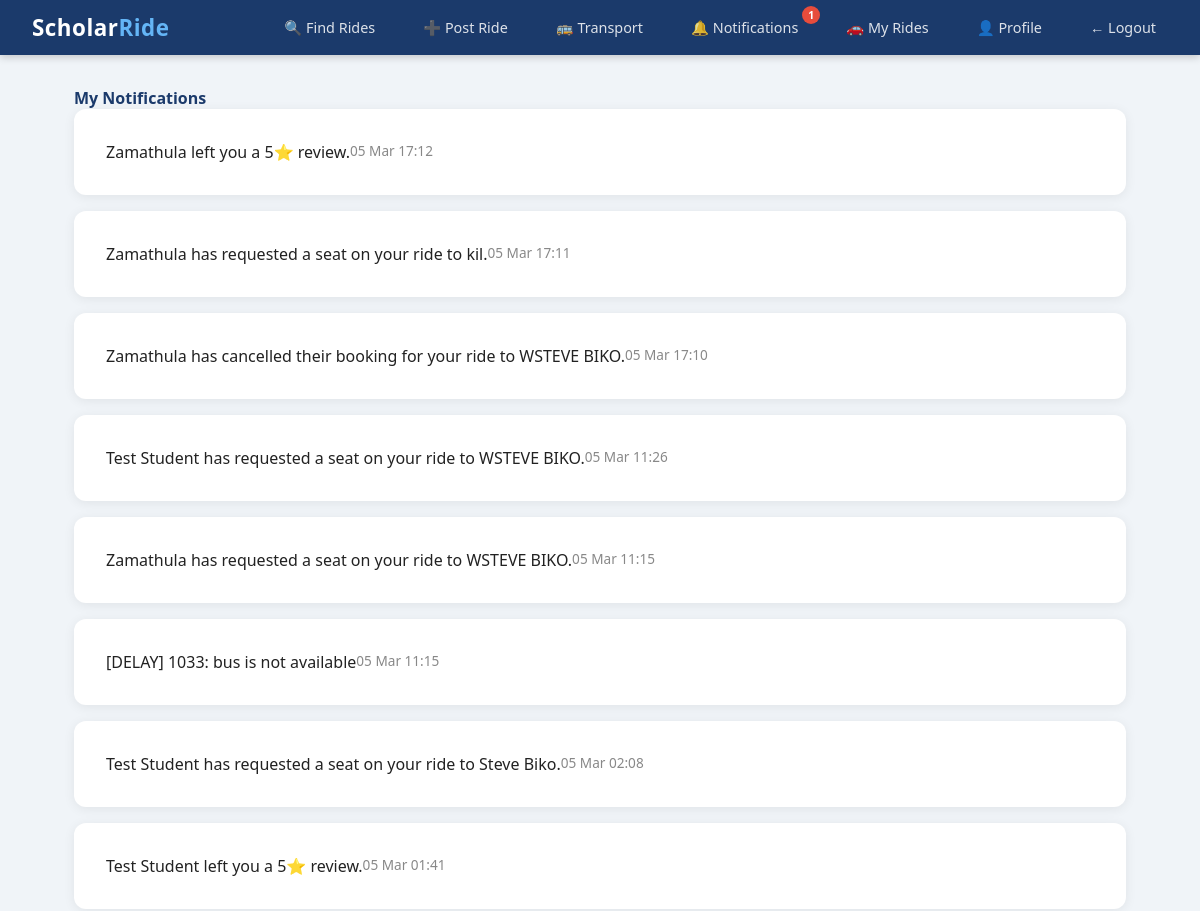
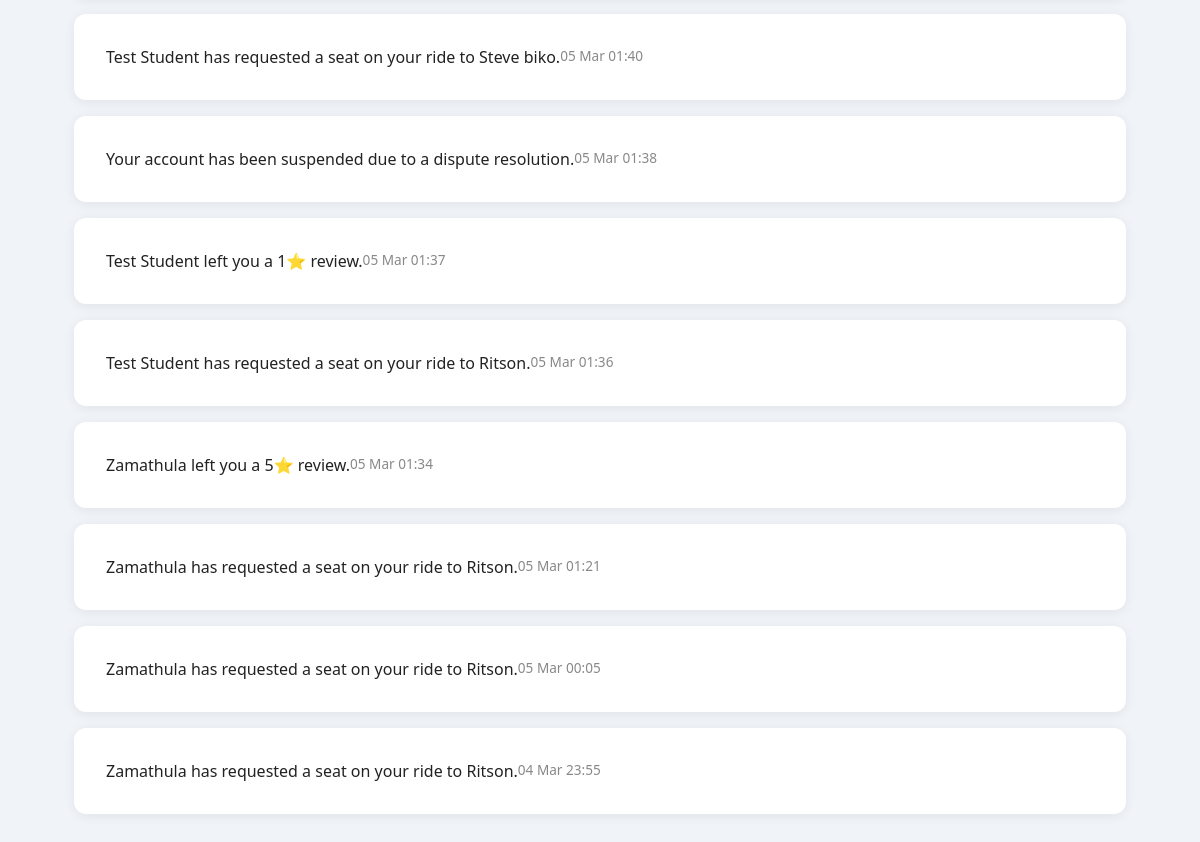
The page /notifications (signed in) on the database its author committed (2 pictures, top to bottom).
### scholar_ride/models.py (models this page shows)
class Notification(db.Model):
    id = db.Column(db.Integer, primary_key=True)
    user_id = db.Column(db.Integer, db.ForeignKey('user.id'), nullable=False)
    message = db.Column(db.Text, nullable=False)
    is_read = db.Column(db.Boolean, default=False)
    created_at = db.Column(db.DateTime, default=datetime.utcnow)

### scholar_ride/routes/notifications.py (the view)
@notifications.route('/notifications')
@login_required
def index():
    notifs = Notification.query.filter_by(
        user_id=current_user.id
    ).order_by(Notification.created_at.desc()).all()
    for n in notifs:
        n.is_read = True
    db.session.commit()
    return render_template('notifications.html', notifications=notifs)

### scholar_ride/models.py (called while the page is built)
@login_manager.user_loader
def load_user(user_id):
    return User.query.get(int(user_id))

### scholar_ride/templates/notifications.html (shortened to what this page needs)
{% extends "base.html" %}
{% block content %}
<h4 style="color:#1B3A6B;" class="mb-4">
     My Notifications
</h4>
{% if notifications %}
    {% for notif in notifications %}
    <div class="card mb-2 p-3 {% if not notif.is_read %}border-start border-primary border-3{% endif %}">
        <div class="d-flex justify-content-between">
            <p class="mb-0">
                {{ notif.message }}
            </p>
            <small class="text-muted ms-3 text-nowrap">
                {{ notif.created_at.strftime('%d %b %H:%M') }}
            </small>
        </div>
    </div>
    {% endfor %}
{% else %}
    <div class="text-center mt-5">
        <i class="bi bi-bell-slash" style="font-size:4rem; color:#ccc;"></i>
        <p class="text-muted mt-3">No notifications yet.</p>
    </div>
{% endif %}
{% endblock %}

### scholar_ride/templates/base.html (shortened to what this page needs)
<!DOCTYPE html>
<html lang="en">
<head>
</head>
<body>
    <nav class="navbar">
        <a class="navbar-brand" href="/rides">Scholar<span>Ride</span></a>
        <ul class="nav-links" id="navLinks">
            {% if current_user and current_user.is_authenticated %}
                <li><a href="/rides">🔍 Find Rides</a></li>
                {% if current_user.role in ['driver', 'staff'] %}
                <li><a href="/rides/post">➕ Post Ride</a></li>
                {% endif %}
                <li><a href="/transport">🚌 Transport</a></li>
                <li>
                    <a href="/notifications" style="position:relative;">
                        🔔 Notifications
                        {% if unread_count > 0 %}
                        <span style="
                            position:absolute;
                            top:-6px;
                            right:-10px;
                            background:#e74c3c;
                            color:white;
                            border-radius:50%;
                            font-size:0.65rem;
                            font-weight:700;
                            width:18px;
                            height:18px;
                            display:flex;
                            align-items:center;
                            justify-content:center;">
                            {{ unread_count }}
                        </span>
                        {% endif %}
                    </a>
                </li>
                {% if current_user.role in ['driver', 'staff'] %}
                <li><a href="/rides/my">🚗 My Rides</a></li>
                {% endif %}
                <li><a href="/profile">👤 Profile</a></li>
                <li><a href="/logout">← Logout</a></li>
            {% else %}
                <li><a href="/login">Login</a></li>
                <li><a href="/register">Register</a></li>
            {% endif %}
        </ul>
    </nav>
    <div class="container">
        {% block content %}{% endblock %}
    </div>
</body>
</html>

### scholar_ride/templates/base.html (style rules this page uses)
*, *::before, *::after { box-sizing: border-box; margin: 0; padding: 0; }
body { font-family: 'Segoe UI', Tahoma, Geneva, Verdana, sans-serif; background: #f0f4f8; color: #222; }
.navbar { background: #1B3A6B; padding: 0.75rem 2rem; display: flex; align-items: center; justify-content: space-between; box-shadow: 0 2px 8px rgba(0,0,0,0.2); position: relative; }
.navbar-brand { color: white; font-size: 1.4rem; font-weight: 700; text-decoration: none; letter-spacing: 0.5px; }
.navbar-brand span { color: #64B5F6; }
.nav-links { display: flex; gap: 1.5rem; list-style: none; align-items: center; }
.nav-links a { color: rgba(255,255,255,0.85); text-decoration: none; font-size: 0.9rem; padding: 0.4rem 0.75rem; border-radius: 6px; transition: background 0.2s, color 0.2s; }
.container { max-width: 1100px; margin: 0 auto; padding: 2rem 1.5rem; }
.card { background: white; border-radius: 12px; box-shadow: 0 2px 12px rgba(0,0,0,0.07); padding: 2rem; margin-bottom: 1.5rem; }
.text-muted { color: #888; font-size: 0.85rem; }
.mb-2 { margin-bottom: 1rem; }
.d-flex { display: flex; }

### rows shown on the page
Notification: message "Zamathula left you a 5⭐ review.", created_at "05 Mar 17:12"
Notification: message "Zamathula has requested a seat on your ride to kil.", created_at "05 Mar 17:11"
Notification: message "Zamathula has cancelled their booking for your ride to WSTEVE BIKO.", created_at "05 Mar 17:10"
Notification: message "Test Student has requested a seat on your ride to WSTEVE BIKO.", created_at "05 Mar 11:26"
Notification: message "Zamathula has requested a seat on your ride to WSTEVE BIKO.", created_at "05 Mar 11:15"
Notification: message "[DELAY] 1033: bus is not available", created_at "05 Mar 11:15"
Notification: message "Test Student has requested a seat on your ride to Steve Biko.", created_at "05 Mar 02:08"
Notification: message "Test Student left you a 5⭐ review.", created_at "05 Mar 01:41"
Notification: message "Test Student has requested a seat on your ride to Steve biko.", created_at "05 Mar 01:40"
Notification: message "Your account has been suspended due to a dispute resolution.", created_at "05 Mar 01:38"
Notification: message "Test Student left you a 1⭐ review.", created_at "05 Mar 01:37"
Notification: message "Test Student has requested a seat on your ride to Ritson.", created_at "05 Mar 01:36"
Notification: message "Zamathula left you a 5⭐ review.", created_at "05 Mar 01:34"
Notification: message "Zamathula has requested a seat on your ride to Ritson.", created_at "05 Mar 01:21"
Notification: message "Zamathula has requested a seat on your ride to Ritson.", created_at "05 Mar 00:05"
Notification: message "Zamathula has requested a seat on your ride to Ritson.", created_at "04 Mar 23:55"

### other values the page prints
{{ unread_count }} "1"
